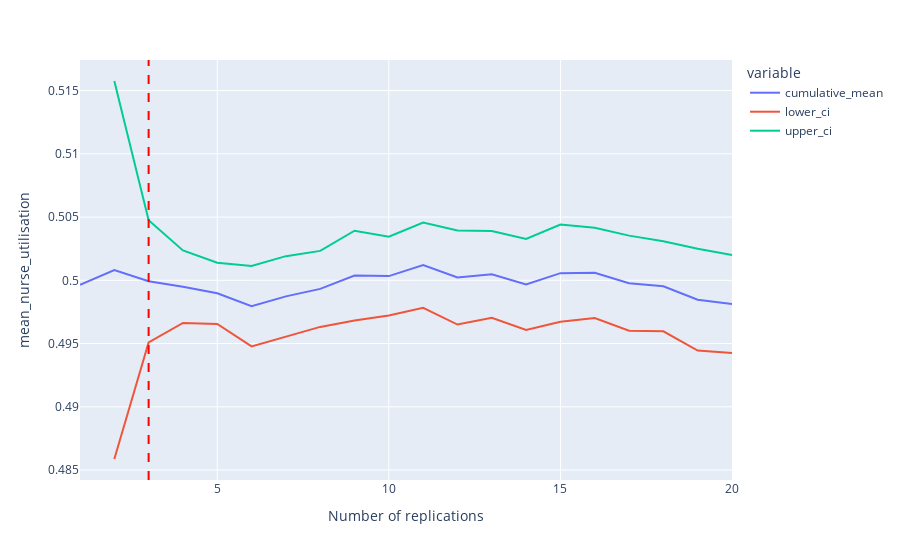

Notebook cell for this chart:
### Code cell
confidence_interval_method(
    replications=20,
    metric='mean_nurse_utilisation',
    desired_precision=0.05,
    min_rep=3
)

### Figure 1 — Plotly figure (JSON) as saved in the notebook; plotly's stock layout.template omitted (floating-point values rounded to 4 significant figures)
{"data": [{"hovertemplate": "variable=cumulative_mean<br>replications=%{x}<br>value=%{y}<extra></extra>", "legendgroup": "cumulative_mean", "line": {"color": "#636efa", "dash": "solid"}, "marker": {"symbol": "circle"}, "mode": "lines", "name": "cumulative_mean", "orientation": "v", "showlegend": true, "type": "scatter", "x": [1, 2, 3, 4, 5, 6, 7, 8, 9, 10, 11, 12, 13, 14, 15, 16, 17, 18, 19, 20], "xaxis": "x", "y": [0.4996, 0.5008, 0.4999, 0.4995, 0.499, 0.498, 0.4987, 0.4993, 0.5004, 0.5003, 0.5012, 0.5002, 0.5005, 0.4997, 0.5006, 0.5006, 0.4998, 0.4995, 0.4985, 0.4981], "yaxis": "y"}, {"hovertemplate": "variable=lower_ci<br>replications=%{x}<br>value=%{y}<extra></extra>", "legendgroup": "lower_ci", "line": {"color": "#EF553B", "dash": "solid"}, "marker": {"symbol": "circle"}, "mode": "lines", "name": "lower_ci", "orientation": "v", "showlegend": true, "type": "scatter", "x": [1, 2, 3, 4, 5, 6, 7, 8, 9, 10, 11, 12, 13, 14, 15, 16, 17, 18, 19, 20], "xaxis": "x", "y": [null, 0.4859, 0.4951, 0.4966, 0.4965, 0.4948, 0.4956, 0.4963, 0.4968, 0.4972, 0.4978, 0.4965, 0.497, 0.4961, 0.4967, 0.497, 0.496, 0.496, 0.4944, 0.4942], "yaxis": "y"}, {"hovertemplate": "variable=upper_ci<br>replications=%{x}<br>value=%{y}<extra></extra>", "legendgroup": "upper_ci", "line": {"color": "#00cc96", "dash": "solid"}, "marker": {"symbol": "circle"}, "mode": "lines", "name": "upper_ci", "orientation": "v", "showlegend": true, "type": "scatter", "x": [1, 2, 3, 4, 5, 6, 7, 8, 9, 10, 11, 12, 13, 14, 15, 16, 17, 18, 19, 20], "xaxis": "x", "y": [null, 0.5158, 0.5048, 0.5024, 0.5014, 0.5011, 0.5019, 0.5023, 0.5039, 0.5034, 0.5046, 0.5039, 0.5039, 0.5033, 0.5044, 0.5042, 0.5035, 0.5031, 0.5025, 0.502], "yaxis": "y"}], "layout": {"legend": {"title": {"text": "variable"}, "tracegroupgap": 0}, "margin": {"t": 60}, "shapes": [{"line": {"color": "red", "dash": "dash"}, "type": "line", "x0": 3, "x1": 3, "xref": "x", "y0": 0, "y1": 1, "yref": "y domain"}], "xaxis": {"anchor": "y", "domain": [0, 1], "title": {"text": "Number of replications"}}, "yaxis": {"anchor": "x", "domain": [0, 1], "title": {"text": "mean_nurse_utilisation"}}}}
